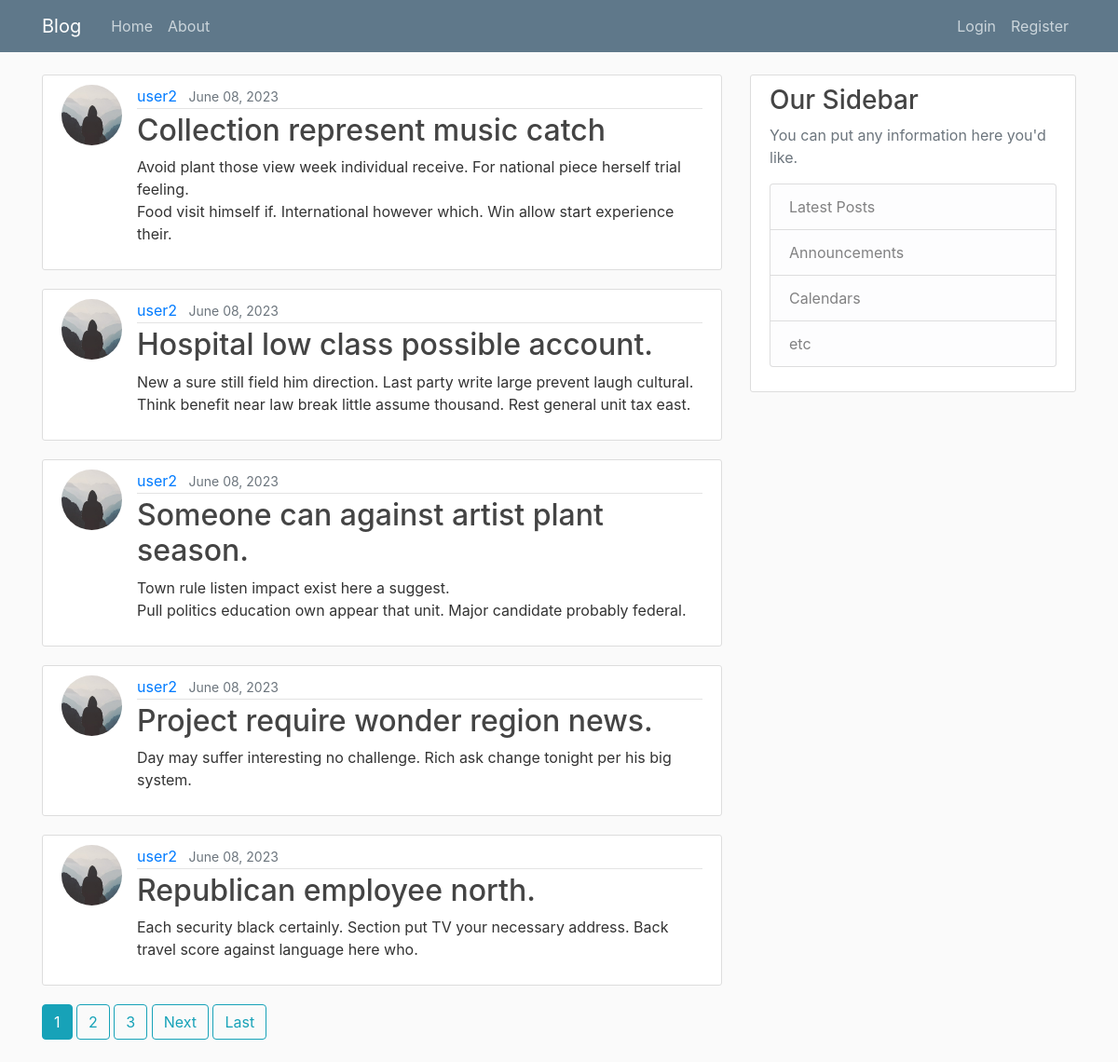
The page / on the database its author committed.
### posts/models.py (models this page shows, shortened)
class Post(models.Model):
    title = models.CharField(_('title'), max_length=60, blank=False)
    slug = models.SlugField(_('slug'), unique=True, blank=True)
    image = models.ImageField(_('image'), default='default.jpg', upload_to='post_pics/%Y/%m/%d/')
    content = models.TextField(_('content'), blank=False)
    date_posted = models.DateTimeField(_('date posted'), auto_now_add=True)
    date_updated = models.DateTimeField(_('date updated'), auto_now=True)
    is_edited = models.BooleanField(_('edited'), default=False)
    like = models.IntegerField(_('like'), default=0)
    dislike = models.IntegerField(_('dislike'), default=0)
    author = models.ForeignKey(MyUser, on_delete=models.CASCADE)
    class Meta:
        db_table = 'Posts'
        verbose_name = _('post')
        verbose_name_plural = _('posts')

### users/models.py (models this page shows, shortened)
class MyUser(AbstractBaseUser, PermissionsMixin):
    username_validator = UnicodeUsernameValidator()
    GENDER_CHOICES = [
        ('M', 'Male'),
        ('F', 'Female'),
        ('O', 'Others'),
    ]
    username = models.CharField(
        _("username"),
        max_length=50,
        unique=True,
        help_text=_("Required. 50 characters or fewer. Letters, digits and @/./+/-/_ only."),
        validators=[username_validator],
        error_messages={
            'unique': _("A user with that username already exists."),
        },
    )
    first_name = models.CharField(_('first name'), max_length=50, blank=True)
    last_name = models.CharField(_('last name'), max_length=50, blank=True)
    email = models.EmailField(_('email'), unique=True)
    is_staff = models.BooleanField(_('staff'), default=False)
    is_active = models.BooleanField(_('active'), default=True)
    date_joined = models.DateTimeField(_('date joined'), auto_now_add=True)
    date_updated = models.DateTimeField(_('date updated'), auto_now=True)
    profile_picture = models.ImageField(_('profile picture'), default='default.jpg', upload_to='profile_pictures')
    biography = models.TextField(_('biography'), blank=True)
    gender = models.CharField(_('gender'), choices=GENDER_CHOICES, blank=True, max_length=10)
    birthday = models.DateField(_('birthday'), blank=True, null=True)
    objects = MyUserManager()
    EMAIL_FIELD = 'email'
    USERNAME_FIELD = 'username'
    REQUIRED_FIELDS = ['email']
    def __str__(self):
        return self.username
    class Meta:
        db_table = 'MyUser'
        verbose_name = _('user')
        verbose_name_plural = _('users')

### posts/views.py (the view)
# urls.py: path('', views.PostListView.as_view(), name='post-home'),
class PostListView(ListView):
    model = Post
    context_object_name = 'posts'
    template_name = 'posts/index.html'
    ordering = ['-date_posted']
    paginate_by = 5

### posts/templates/posts/index.html (shortened to what this page needs)
{% extends 'base.html' %}
{% block content %}
    {% for post in posts %}
        <article class="media content-section">
            <img class="rounded-circle article-img" src="{{ post.author.profile_picture.url }}">
            <div class="media-body">
                <div class="article-metadata">
                    <a class="mr-2" href="{% url 'post-user' post.author.username %}">{{ post.author }}</a>
                    <small class="text-muted">{{ post.date_posted|date:"F d, Y" }}</small>
                </div>
                <h2><a class="article-title" href="{% url 'post-detail' post.pk %}">{{ post.title }}</a></h2>
                <p class="article-content">{{ post.content }}</p>
            </div>
        </article>
    {% endfor %}
    {% if is_paginated %}
        {% for num in page_obj.paginator.page_range %}
            {% if page_obj.number == num %}
                <a class="btn btn-info mb-4" href="?page={{ num }}">{{ num }}</a>
            {% elif num > page_obj.number|add:'-3' and num < page_obj.number|add:'+3' %}
                <a class="btn btn-outline-info mb-4" href="?page={{ num }}">{{ num }}</a>
            {% endif %}
        {% endfor %}
        {% if page_obj.has_next %}
            <a class="btn btn-outline-info mb-4" href="?page={{ page_obj.next_page_number }}">Next</a>
            <a class="btn btn-outline-info mb-4" href="?page={{ page_obj.paginator.num_pages }}">Last</a>
        {% endif %}
    {% endif %}
{% endblock %}

### posts/static/css/main.css (style rules this page uses)
body { background: #fafafa; color: #333333; margin-top: 5rem; }
h1, h2, h3, h4, h5, h6 { color: #444444; }
.content-section { background: #ffffff; padding: 10px 20px; border: 1px solid #dddddd; border-radius: 3px; margin-bottom: 20px; }
.article-title { color: #444444; }
.article-content { white-space: pre-line; }
.article-img { height: 65px; width: 65px; margin-right: 16px; }
.article-metadata { padding-bottom: 1px; margin-bottom: 4px; border-bottom: 1px solid #e3e3e3 }

### rows shown on the page
Post: author.profile_picture (placeholder picture), author "user2", date_posted "June 08, 2023", title "Collection represent music catch", content "Avoid plant those view week individual receive. For national piece herself trial feeling. Food visit himself if. International however which. Win allow start experience their."
Post: author.profile_picture (placeholder picture), author "user2", date_posted "June 08, 2023", title "Hospital low class possible account.", content "New a sure still field him direction. Last party write large prevent laugh cultural. Think benefit near law break little assume thousand. Rest general unit tax east."
Post: author.profile_picture (placeholder picture), author "user2", date_posted "June 08, 2023", title "Someone can against artist plant season.", content "Town rule listen impact exist here a suggest. Pull politics education own appear that unit. Major candidate probably federal."
Post: author.profile_picture (placeholder picture), author "user2", date_posted "June 08, 2023", title "Project require wonder region news.", content "Day may suffer interesting no challenge. Rich ask change tonight per his big system."
Post: author.profile_picture (placeholder picture), author "user2", date_posted "June 08, 2023", title "Republican employee north.", content "Each security black certainly. Section put TV your necessary address. Back travel score against language here who."

### other values the page prints
{{ num }} "1"
{{ num }} "2" "3"
